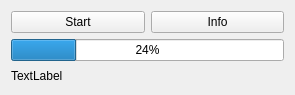
<?xml version="1.0" encoding="UTF-8"?>
<ui version="4.0">
 <class>Widget</class>
 <widget class="QWidget" name="Widget">
  <property name="geometry">
   <rect>
    <x>0</x>
    <y>0</y>
    <width>295</width>
    <height>95</height>
   </rect>
  </property>
  <property name="windowTitle">
   <string>Widget</string>
  </property>
  <layout class="QVBoxLayout" name="verticalLayout">
   <item>
    <layout class="QHBoxLayout" name="horizontalLayout">
     <item>
      <widget class="QPushButton" name="btnStart">
       <property name="text">
        <string>Start</string>
       </property>
      </widget>
     </item>
     <item>
      <widget class="QPushButton" name="btnInfo">
       <property name="text">
        <string>Info</string>
       </property>
      </widget>
     </item>
    </layout>
   </item>
   <item>
    <widget class="QProgressBar" name="pgb">
     <property name="value">
      <number>24</number>
     </property>
    </widget>
   </item>
   <item>
    <widget class="QLabel" name="lb">
     <property name="text">
      <string>TextLabel</string>
     </property>
    </widget>
   </item>
  </layout>
 </widget>
 <resources/>
 <connections/>
</ui>
